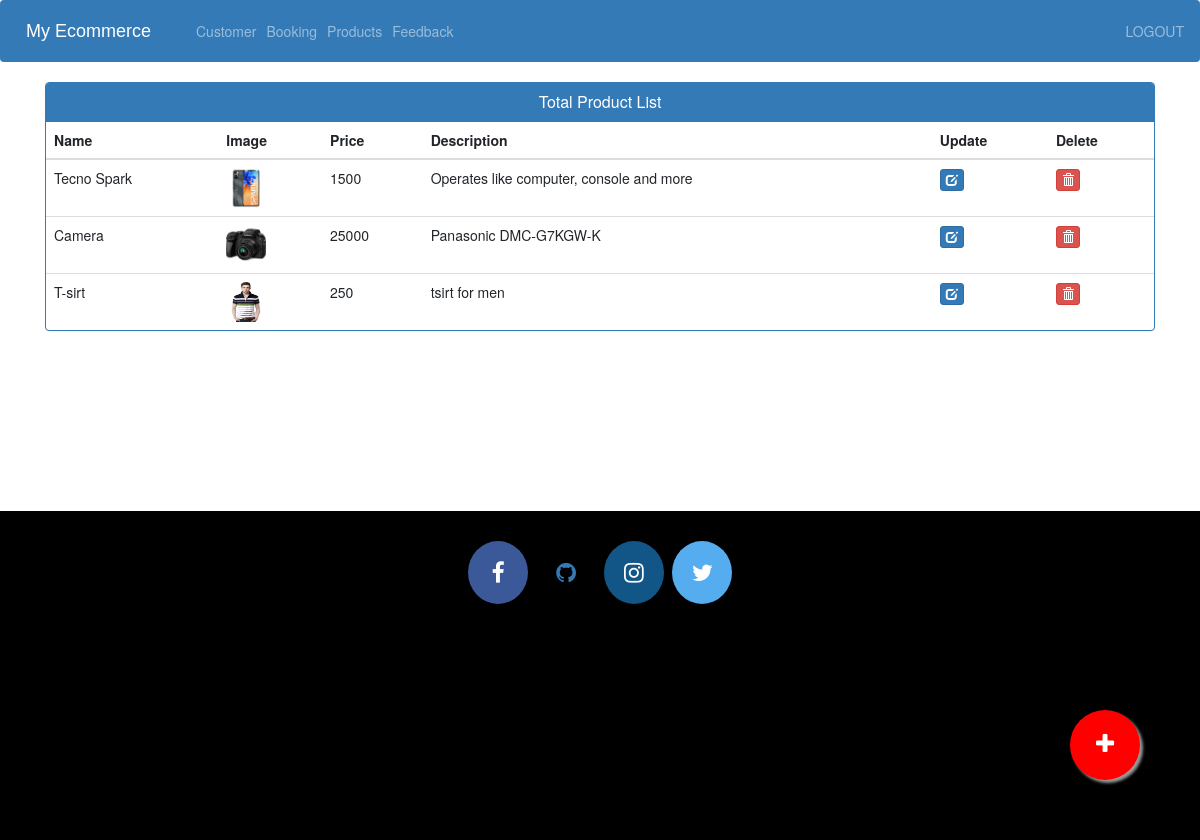
The page /admin-products (signed in) on the database its author committed.
### ecom/models.py (models this page shows, shortened)
class Product(models.Model):
    name=models.CharField(max_length=40)
    product_image= models.ImageField(upload_to='product_image/',null=True,blank=True)
    price = models.PositiveIntegerField()
    description=models.CharField(max_length=40)

### ecom/views.py (the view)
# urls.py: path('admin-products', views.admin_products_view,name='admin-products'),
@login_required(login_url='adminlogin')
def admin_products_view(request):
    products=models.Product.objects.all()
    return render(request,'ecom/admin_products.html',{'products':products})

### templates/ecom/admin_products.html (shortened to what this page needs)
{% extends 'ecom/admin_base.html' %}
{% load static %}
{% block content %}
<head>
  <link href="//netdna.bootstrapcdn.com/bootstrap/3.0.0/css/bootstrap.min.css" rel="stylesheet" id="bootstrap-css">
</head>
<div class="container">
  <div class="panel panel-primary">
    <div class="panel-heading">
      <h6 class="panel-title">Total Product List</h6>
    </div>
    <table class="table table-hover" id="dev-table">
      <thead>
        <tr>
          <th>Name</th>
          <th>Image</th>
          <th>Price</th>
          <th>Description</th>
          <th>Update</th>
          <th>Delete</th>
        </tr>
      </thead>
      {% for p in products %}
  {% if p %}
      <tr>
        <td> {{p.name}}</td>
        <td> <img src="{% static p.product_image.url %}" alt="Profile Pic" height="40px" width="40px" /></td>
        <td>{{p.price}}</td>
        <td>{{p.description}}</td>
        <td><a class="btn btn-primary btn-xs" href="{% url 'update-product' p.id  %}"><span class="glyphicon glyphicon-edit"></span></a></td>
        <td><a class="btn btn-danger btn-xs" href="{% url 'delete-product' p.id  %}"><span class="glyphicon glyphicon-trash"></span></a></td>
      </tr>
      {%else%}
      <br><br><br>
      <h1>no products</h1>
      {% endif %}
      {% endfor %}
    </table>
  </div>
</div>
<a href="/admin-add-product" class="float">
<i class="fa fa-plus my-float"></i>
</a>
{% endblock content %}

### templates/ecom/admin_base.html (style rules this page uses)
.fa { font-size: 23px; width: 60px; text-align: center; text-decoration: none; margin: 5px 2px; border-radius: 50%; }

### templates/ecom/admin_products.html (style rules this page uses)
a:link { text-decoration: none; }
h6 { text-align: center; }
.float { position:fixed; width:70px; height:70px; bottom:60px; right:60px; background-color:red; color:#FFF; border-radius:50px; text-align:center; box-shadow: 3px 3px 3px #999; }
.my-float { margin-top:22px; }

### rows shown on the page
Product: name "Tecno Spark", product_image (picture), price "1500", description "Operates like computer, console and more"
Product: name "Camera", product_image (picture), price "25000", description "Panasonic DMC-G7KGW-K"
Product: name "T-sirt", product_image (picture), price "250", description "tsirt for men"
